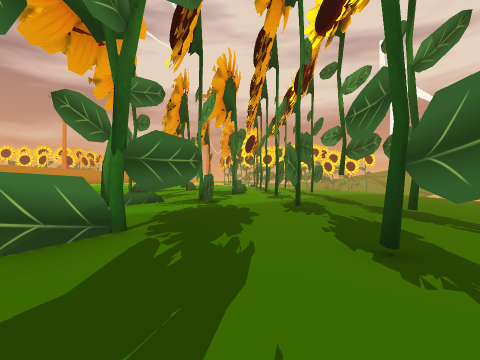
view 1 (above)

21 first-person views from a walk through a 3-D level made in the Unity game engine. The camera is 1.3 m above the floor, looks level and sees 85° across. The floor is counted in squares, 2 m on a side. Each view is taken from the middle of a square. On the plan, view 1 faces up. The plan holds only what a view shows up to about 9 squares ahead; the rest is blank. The place goes on beyond the plan. Some surface patterns are stand-ins.

view 2
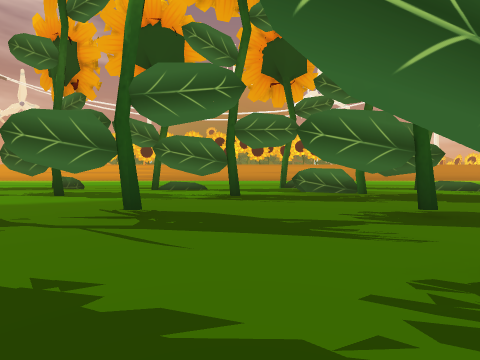

view 3
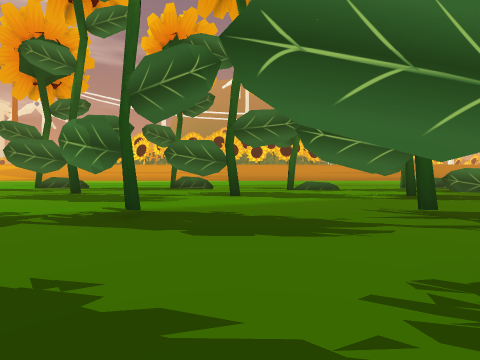

view 4
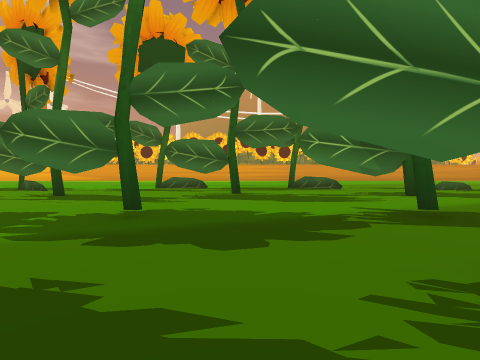

view 5
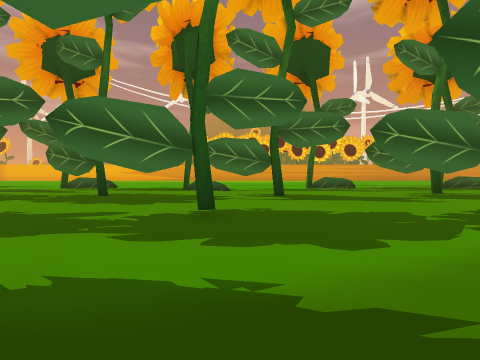

view 6
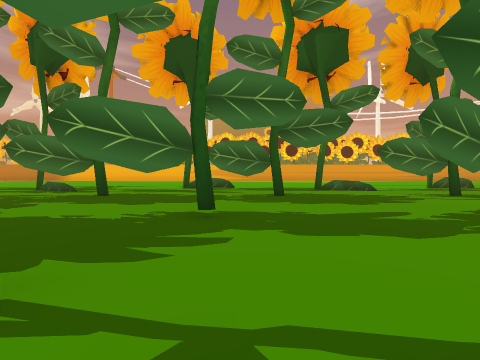

view 7
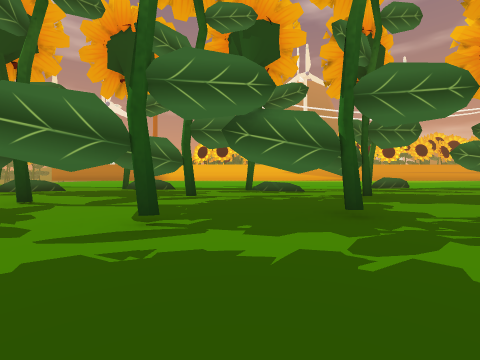

view 8
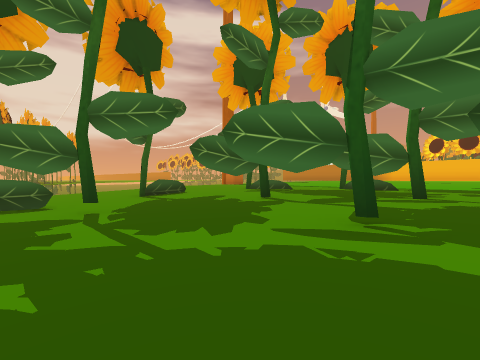

view 9
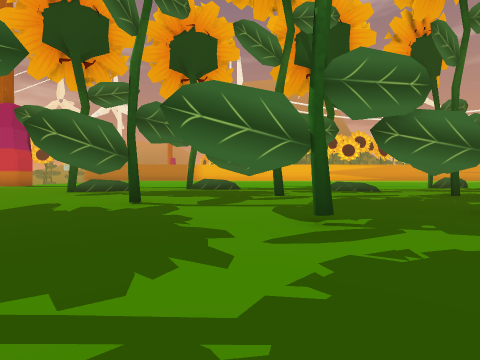

view 10
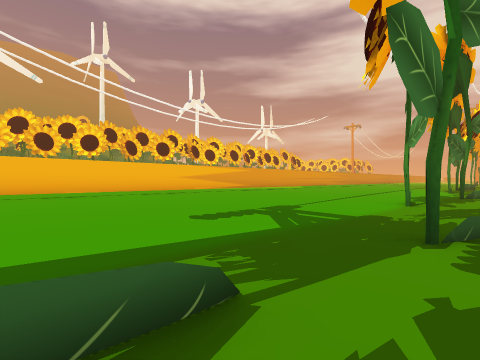

view 11
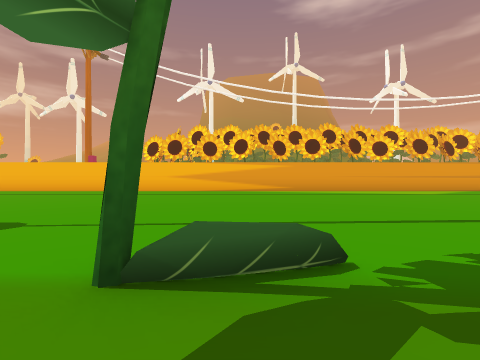

view 12
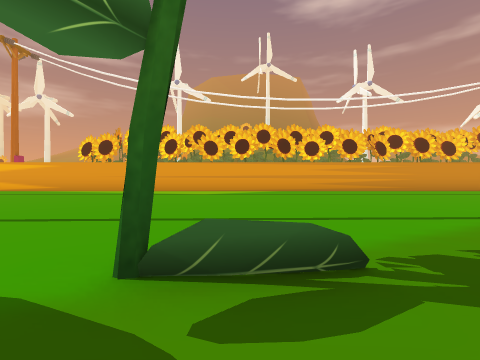

view 13
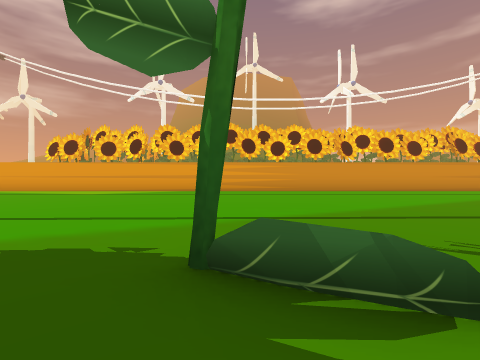

view 14
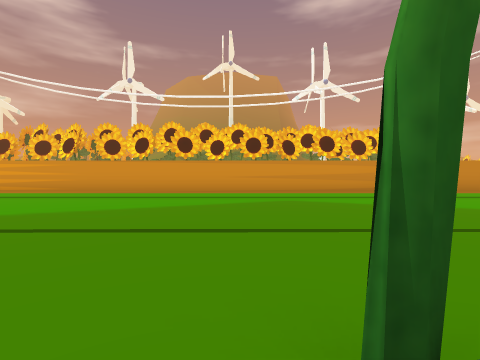

view 15
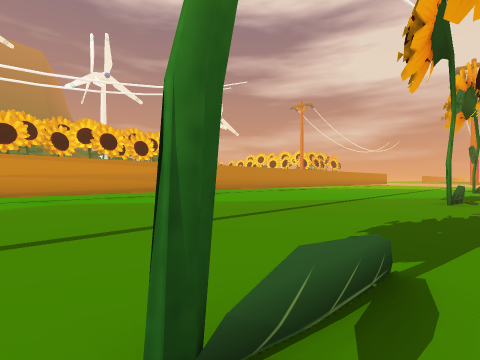

view 16
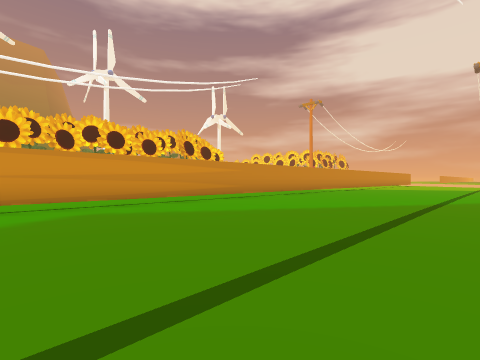

view 17
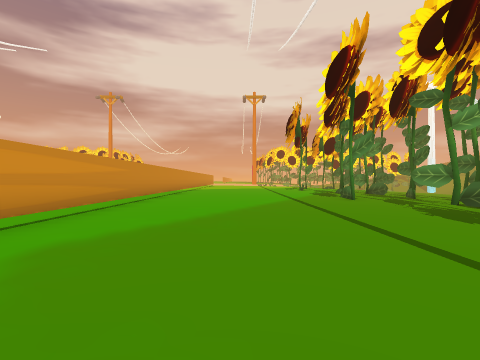

view 18
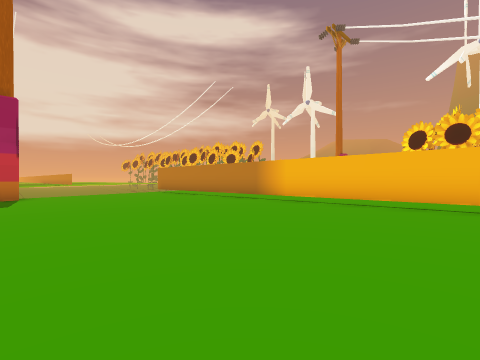

view 19
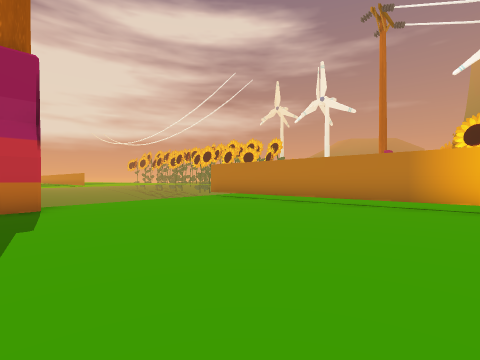

view 20
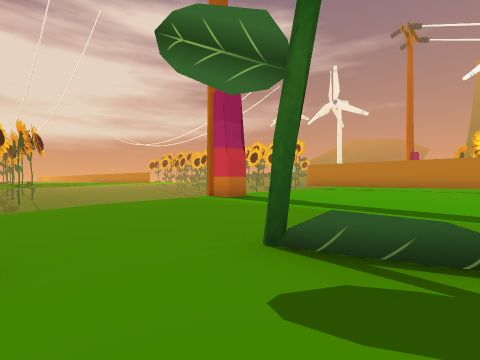

view 21
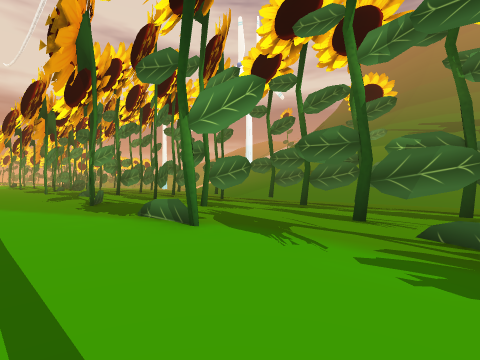

### Floor plan
Key: @ floor where view 1 was taken; # wall or solid block; x gap in a wall; . main floor; - floor 0.5 m lower than the main floor; _ floor 1 m lower than the main floor; < floor 1.25 m lower than the main floor; / step, stairs or slope; = window, fence, low wall or low ledge.
Columns run from 11 left of view 1 to 7 right of it. Each row starts with its distance up from view 1.
  9 #......---#- -__ <<
  8 #......---#---___<<
  7 #......---#---___<
  6 #......--#--#-___<
  5 #......-#-----_#_
  4 #......---#---__
  3 #......--##-#-_
  2 #......#-=--#-_
  1 #......-----#-_#
  0 #......---x@--___
 -1 #......---#-#-__
 -2 #......-#---#-_
 -3 #......-----#-_#
 -4 #......---x---___
 -5 #......-#-#---__
 -6 #......#----#-_
 -7 #......-------_#
 -8 #......--##---___
 -9 #....../-#--#-__
-10 #......=----#-_
-11 #......--- -#-_
-12 #......---x---___
-13 #......---#-#-___
-14 #......-#x#--#__
-15 #......-------_
-16 #......---#---__
-17 #......---#-#-___
-18 #......=-----#__
-19 #......-------_
-20 #......---x---
-21 #......---#-#-_
-22 #......--#--#-__
-23 #......-#- -#-___
-24 #......---x--#___
-25 #......---#--#___
-26 #......-#-----___
-27 #......----##-___
-28 #......-------_#_
-29 #......--#----___
-30 #......-----=-_##
-31 #......----# -__
-32 #......----- -_
-33 #......-----
-34 #....##-----
-35       #

Where each view was taken, in squares from view 1:
view 1: 0 up, 0 right, facing up
view 2: 0 up, 5 right, facing left
view 3: 4 down, 5 right, facing left
view 4: 8 down, 5 right, facing left
view 5: 13 down, 5 right, facing left
view 6: 17 down, 5 right, facing left
view 7: 23 down, 5 right, facing left
view 8: 23 down, 5 right, facing down-left
view 9: 25 down, 5 right, facing left
view 10: 26 down, 2 left, facing up-left
view 11: 18 down, 2 left, facing left
view 12: 10 down, 2 left, facing left
view 13: 6 down, 2 left, facing left
view 14: 1 up, 3 left, facing left
view 15: 1 up, 3 left, facing up-left
view 16: 1 up, 5 left, facing up-left
view 17: 0 up, 8 left, facing up
view 18: 23 down, 5 left, facing down-left
view 19: 27 down, 5 left, facing down-left
view 20: 28 down, 0 right, facing down-left
view 21: 14 down, 6 left, facing up-right
